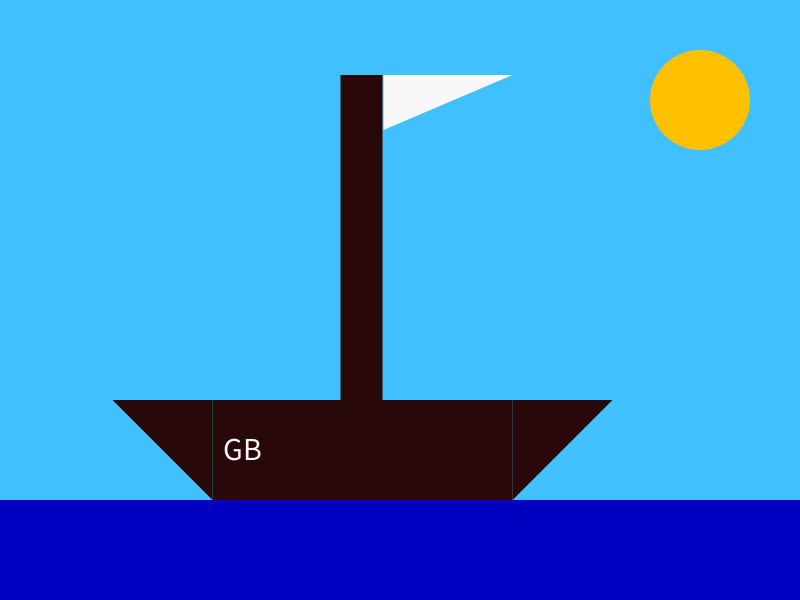
Frame 1 (no input)
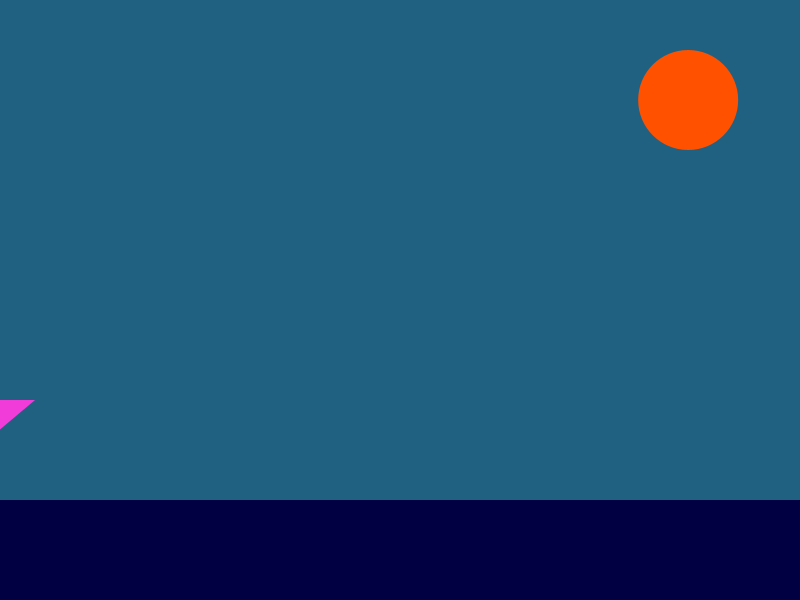
Frame 60 (the mouse pressed at the canvas centre just before this capture)
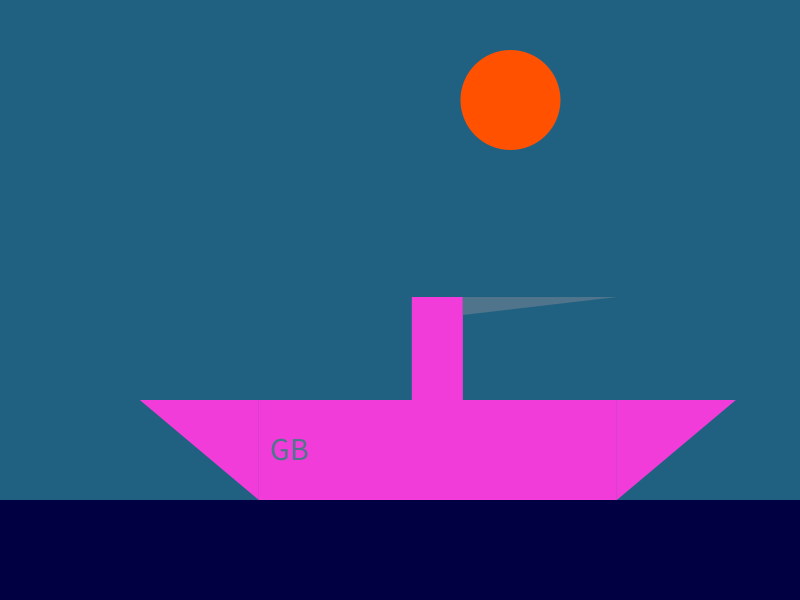
Frame 120 (the mouse held since frame 60 and released just before this capture)

The Processing sketch that drew these frames (run headless with seeded random() and noise(); from frame 60 on, the mouse is pressed at the canvas centre):

// Processing sketch: processing_145877
// ── processing_145877.pde

// @autor Jorge Luiz dos Santos Ramos Junior
// changelog:
// 1.0  (16/abr/2014) - versao basica sem animacao (http://pastebin.com/M0k13SVV)
// 1.1  (25/abr/2014) - inclusao de setup() draw() classe Barco e animacao (http://pastebin.com/LKRhw6Wm)
// 1.2  (05/mai/2014) (esta versao!) - add randomizacao, classes Sol e Agua
// 1.23 (05/mai/2014) - adicionada funcionalidade RAVE (http://www.openprocessing.org/sketch/147216)

/* inspiracao: Com quantos gigabytes
               Se faz uma jangada
               Um barco que veleje
               Um barco que veleje
               
   o codigo eh uma tentativa de visualizacao desse trecho */

// variaveis
Barco b;
Agua w;
Sol s;
color bg;

void setup()
{
  // definicao da janela
  size(800,600);
  bg = color(64,192,255);
  
  // definicoes do barco
  float xb = 200; // posicao inicial no eixo x
  color c1b = color(40,8,8); // cor do barco
  color c2b = color(248,248,248); // cor da bandeira e do texto
  int lb = 300; // largura
  int ab = 325; // altura
  float vb = 12.5; // velocidade em pixels

  // definicoes do sol
  int ts = 100; // tamanho
  color cs = color(255,192,0); // cor
  float xs = 700; // posicao inicial x
  float ys = 100; // posicao inicial y
  float vs = 0; // velocidade
  
  // definicoes da agua
  color ca = color(0,0,192); // cor

  // cria objetos
  b = new Barco(xb, c1b, c2b, lb, ab, vb);
  s = new Sol(xs, ts, cs, vs, ys);
  w = new Agua(ca);
}

void draw()
{
  noStroke();
  background(bg);

  b.move();
  b.display();
  
  s.move();
  s.display();
  
  w.display();
}

void randomizeAll()
{
  b.randomize();
  s.randomize();
  w.randomize();
  
  // cor "proporcional" a cor original
  int r = 64 + (int)random(191);
  bg = color(r/4,r*3/4,r);
}



class Barco
{
  // ver declaracao em setup() para explicacao das variaveis
  float x; color c1; color c2; int l; int a; float v;

  // método construtor
  Barco(float x, color c1, color c2, int l, int a, float v)
  { this.x = x; this.c1 = c1; this.c2 = c2; this.l = l; this.a = a; this.v = v; }

  // tamanhos em funcao de l, h escolhidos por algo de tentativa e erro :D
  void display()
  {
    // cor para o corpo e a haste
    fill(c1);
    
    // corpo
    rect(x, 400, l, 100);
    triangle(x-l/3, 400, x, 400, x, 500);
    triangle(x+l, 400, x+l, 500, x+l+l/3, 400);
    
    // haste
    rect(x+3*l/7, 400-a, l/7, a);
    
    // cor para a bandeira e o texto
    fill(c2);
    
    // bandeira
    triangle(x+4*l/7, 400-a, x+l, 400-a, x+4*l/7, 400-5*a/6);
    
    // texto
    textSize(32);
    text("GB", x+l/30, 460);
  }
  
  void move()
  {
    // v pixels por passo
    x = x + v;
    
    // retorna para a esquerda ao alcancar a direita
    // l/3 eh a largura de um dos triangulos que compoem os lados
    // portanto, o barco deve retornar apenas quando o triangulo passar da direita
    // e retornar aparecendo com a ponta do triangulo da direita  
    if (x > width+l/3)
    {
      randomizeAll(); // randomiza tudo a cada iteracao
      x = 0-l-l/3; // posicao inicial: l = largura do casco, l/3 largura do triangulo
    }
  }
  
  void randomize()
  {
      l = int(random(555));
      a = int(random(400));
      c1 = color((int)random(255),(int)random(255),(int)random(255));
      c2 = color((int)random(255),(int)random(255),(int)random(255));
      
      v = random(5)+10; // velocidade minima de 10
  }
}


class Agua
{
  color c; // cor da agua
  
  Agua(color c)
  {
    this.c = c;
  }

  void display()
  {
    fill(c);
    rect(0,500,width,100);
  }

  void randomize()
  {
    c = color(0, 0, 64+(int)random(191));
  }
}


class Sol
{
  float x; int t; color c; float v; float y;

  Sol(float x, int t, color c, float v, float y)
  { this.x = x; this.t = t; this.c = c; this.v = v; this.y = y; }

  void display()
  {
    fill(c);
    ellipse(x,y,t,t);
  }
  
  void move()
  {
    x = x + v;
    
    // mudar orientacao ao alcancar os lados
    // tambem atualizar a posicao para "in bounds", para nao haver o risco de o sol ficar travado na borda
    if (x+t/2 > width) { x = width-t/2; v = v*-1; }
    if (x-t/2 < 0) { x = t/2; v = v*-1; }
  }
  
  void randomize()
  {
    c = color(255, 64+(int)random(191), 0);
    v = random(-5, 5);
  }
}
